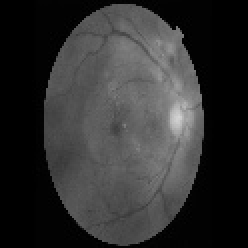
#> input picture uploads/eye.jpg, 124 x 124 px (shown 2 times larger)
$ python -i preprocessing.py   (imports and definitions only)
#> lines starting #> are read from the running program, lines starting #| are printed output that depends on the picture
# [41 lines of commented-out code are left out]

import cv2
import numpy as np

def preprocess_image(image_path):
    # Read the image
#> called with image_path = 'uploads/eye.jpg'
    image = cv2.imread(image_path)
#> image is the input picture: shape (124, 124, 3); min 0, max 212, mean 48

    # Resize the image to (124, 124)
    resized_image = cv2.resize(image, (150, 150))

    # Convert the image to grayscale
    gray_image = cv2.cvtColor(resized_image, cv2.COLOR_BGR2GRAY)

    # Apply CLAHE (Contrast Limited Adaptive Histogram Equalization)
    clahe = cv2.createCLAHE(clipLimit=2.0, tileGridSize=(8, 8))
    clahe_image = clahe.apply(gray_image)
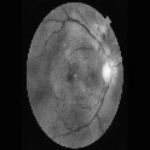
#> clahe_image: shape (150, 150); min 2, max 250, mean 56.5

    # Expand dimensions to match (1, 124, 124, 3)
    preprocessed_image = np.expand_dims(clahe_image, axis=-1)
    preprocessed_image = np.repeat(preprocessed_image, 3, axis=-1)
    preprocessed_image = np.expand_dims(preprocessed_image, axis=0)

    return preprocessed_image

# Example usage
#image_path = 'path/to/your/image.jpg'
#preprocessed_image = preprocess_image(image_path)
#print(preprocessed_image.shape)  # Output: (1, 124, 124, 3)#

>>> result = preprocess_image('uploads/eye.jpg')

$ run again, on uploads/FUNDUS.png
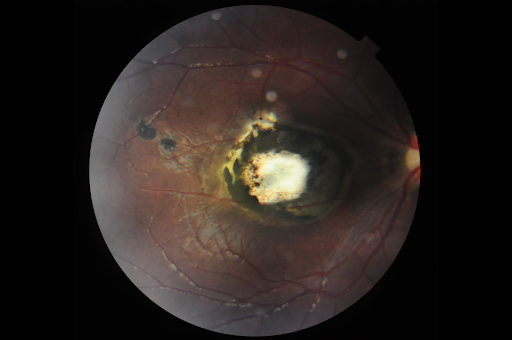
#> input picture uploads/FUNDUS.png, 512 x 340 px
#> in preprocess_image, image is the input picture: shape (340, 512, 3); mean B, G, R 30.4, 33.7, 40.8
#> in preprocess_image, `gray_image = cv2.cvtColor(resized_image, cv2.COLOR_BGR2GRAY)`:
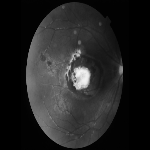
#> gray_image: shape (150, 150); min 0, max 244, mean 35.4
#> in preprocess_image, `clahe_image = clahe.apply(gray_image)`:
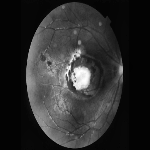
#> clahe_image: shape (150, 150); min 2, max 255, mean 45.1
